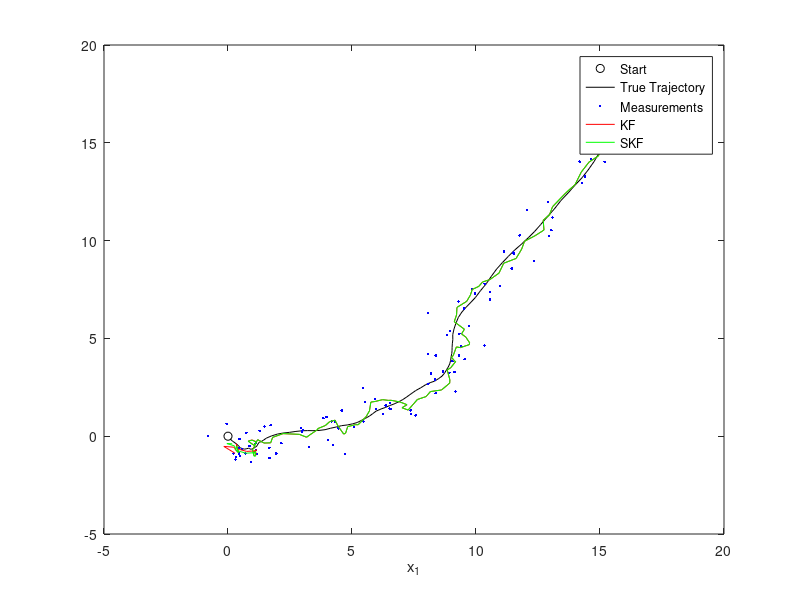

Write MATLAB code to recreate this figure. (Note: this script raises an error after producing the figure.)
%CAR_DEMO Examples 4.3 and 8.2

%%
% Set the parameters
%
q=1;
dt=0.1;
s=0.5;
m0=[0;0;1;-1];
P0=eye(4);
A=kron([1,dt;0,1],eye(2));
Q=q*kron([dt^3/3,dt^2/2;dt^2/2,dt],eye(2));
H=kron([1,0],eye(2));
R=s^2*eye(2);
X0=m0;           % true initial state

%%
% Generate some simulated data
%
nx=size(A,1); ny=size(H,1);
nk=100;
X=zeros(nx,nk);
Y=zeros(ny,nk);
x=X0;
rng(33,'v5normal')   % use the legacy generator, to replicate Figures 4.5
for k=1:nk
    x=mvnrnd(A*x,Q)';
    y=mvnrnd(H*x,R)';
    X(:,k)=x;
    Y(:,k)=y;
end

%%
% Stationary Kalman filter
%
skf_m = zeros(nx,nk);
m=m0; P=P0;

for k=1:nk
    %stationary KF update step
    XX=dare(A',H',Q,R);
    S=H*XX*H'+R;
    K=XX*H'/S;
    P=XX-K*S*K';
    
    m = A*m;
    m = m + K*(Y(:,k)-H*m);
    
    skf_m(:,k)=m;
 end

%% Kalman filter
%
kf_m=zeros(nx,nk); 
m=m0; P=P0;
for k=1:nk
    % prediction step
    m = A*m;
    P = A*P*A'+Q;
    
    % update step
    v = Y(:,k)-H*m;
    S = H*P*H'+R;
    K = P*H'/S;     % /S is  same as *inv(S) but faster and more accurate
    m = m+K*v;
    P = P-K*S*K';

    kf_m(:,k)=m;
 end

%%
% Output

rmse_raw=sqrt(mean(sum((Y-X(1:2,:)).^2,1)))
%0.7680

rmse_kf=sqrt(mean(sum((kf_m(1:2,:)-X(1:2,:)).^2,1)))
%0.4254

rmse_skf=sqrt(mean(sum((skf_m(1:2,:)-X(1:2,:)).^2,1)))
%0.4248

figure(1), clf
plot(m0(1),m0(2),'ko',X(1,:),X(2,:),'k-',Y(1,:),Y(2,:),'b.',...
    kf_m(1,:),kf_m(2,:),'r-','linewidth',0.1,'markersize',12);
hold on
plot(skf_m(1,:), skf_m(2,:),'g-','linewidth',0.1)
legend('Start','True Trajectory','Measurements','KF','SKF');
xlabel('x_1'); ylabel('x_2','rot',0); axis equal